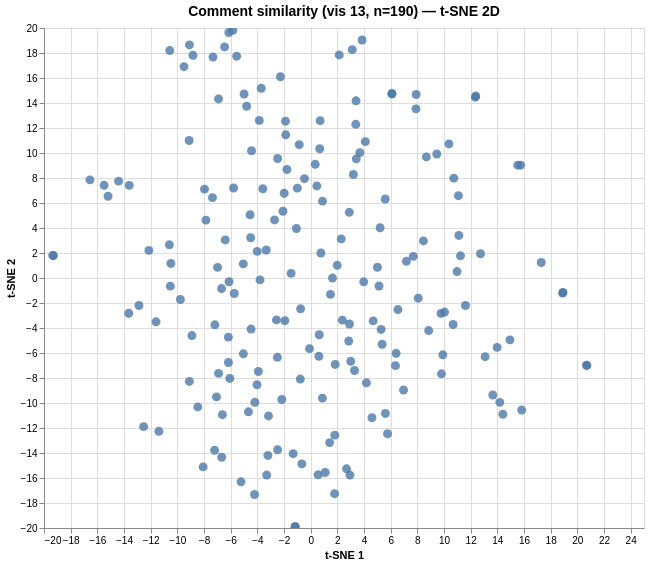

Express this chart as Vega-Lite.
### Vega specification from a JSON file in a GitHub repository (floating-point values rounded to 4 significant figures; data arrays with more than 128 entries replaced by an {"elided": "..."} marker saying what was removed)
{"$schema": "https://vega.github.io/schema/vega/v6.json", "data": [{"name": "param_1e9efca18e7a2868_store"}, {"name": "source_0", "values": {"elided": "190 records"}}, {"name": "source_0_x_domain_dim_1", "values": [{"min": -19.34, "max": 20.7}]}, {"name": "source_0_y_domain_dim_2", "values": [{"min": -19.9, "max": 19.81}]}], "signals": [{"name": "unit", "value": {}, "on": [{"events": "pointermove", "update": "isTuple(group()) ? group() : unit"}]}, {"name": "param_1e9efca18e7a2868", "update": "vlSelectionResolve(\"param_1e9efca18e7a2868_store\", \"union\")"}, {"name": "param_1e9efca18e7a2868_dim_1", "on": [{"events": [{"source": "view", "type": "dblclick"}], "update": "null"}, {"events": {"signal": "param_1e9efca18e7a2868_translate_delta"}, "update": "panLinear(param_1e9efca18e7a2868_translate_anchor.extent_x, -param_1e9efca18e7a2868_translate_delta.x / width)"}, {"events": {"signal": "param_1e9efca18e7a2868_zoom_delta"}, "update": "zoomLinear(domain(\"x\"), param_1e9efca18e7a2868_zoom_anchor.x, param_1e9efca18e7a2868_zoom_delta)"}]}, {"name": "param_1e9efca18e7a2868_dim_2", "on": [{"events": [{"source": "view", "type": "dblclick"}], "update": "null"}, {"events": {"signal": "param_1e9efca18e7a2868_translate_delta"}, "update": "panLinear(param_1e9efca18e7a2868_translate_anchor.extent_y, param_1e9efca18e7a2868_translate_delta.y / height)"}, {"events": {"signal": "param_1e9efca18e7a2868_zoom_delta"}, "update": "zoomLinear(domain(\"y\"), param_1e9efca18e7a2868_zoom_anchor.y, param_1e9efca18e7a2868_zoom_delta)"}]}, {"name": "param_1e9efca18e7a2868_tuple", "on": [{"events": [{"signal": "param_1e9efca18e7a2868_dim_1 || param_1e9efca18e7a2868_dim_2"}], "update": "param_1e9efca18e7a2868_dim_1 && param_1e9efca18e7a2868_dim_2 ? {unit: \"\", fields: param_1e9efca18e7a2868_tuple_fields, values: [param_1e9efca18e7a2868_dim_1,param_1e9efca18e7a2868_dim_2]} : null"}]}, {"name": "param_1e9efca18e7a2868_tuple_fields", "value": [{"field": "dim_1", "channel": "x", "type": "R"}, {"field": "dim_2", "channel": "y", "type": "R"}]}, {"name": "param_1e9efca18e7a2868_translate_anchor", "value": {}, "on": [{"events": [{"source": "scope", "type": "pointerdown"}], "update": "{x: x(unit), y: y(unit), extent_x: domain(\"x\"), extent_y: domain(\"y\")}"}]}, {"name": "param_1e9efca18e7a2868_translate_delta", "value": {}, "on": [{"events": [{"source": "window", "between": [{"source": "scope", "type": "pointerdown"}, {"source": "window", "type": "pointerup"}], "type": "pointermove", "consume": true}], "update": "{x: param_1e9efca18e7a2868_translate_anchor.x - x(unit), y: param_1e9efca18e7a2868_translate_anchor.y - y(unit)}"}]}, {"name": "param_1e9efca18e7a2868_zoom_anchor", "on": [{"events": [{"source": "scope", "type": "wheel", "consume": true}], "update": "{x: invert(\"x\", x(unit)), y: invert(\"y\", y(unit))}"}]}, {"name": "param_1e9efca18e7a2868_zoom_delta", "on": [{"events": [{"source": "scope", "type": "wheel", "consume": true}], "update": "pow(1.001, event.deltaY * pow(16, event.deltaMode))", "force": true}]}, {"name": "param_1e9efca18e7a2868_modify", "on": [{"events": {"signal": "param_1e9efca18e7a2868_tuple"}, "update": "modify(\"param_1e9efca18e7a2868_store\", param_1e9efca18e7a2868_tuple, true)"}]}], "marks": [{"type": "symbol", "name": "marks", "from": {"data": "source_0"}, "encode": {"update": {"x": {"field": "dim_1", "scale": "x"}, "shape": {"value": "circle"}, "tooltip": {"signal": "{\"Comment #\": format(datum[\"index\"], \"\"), \"Comment\": isValid(datum[\"comment\"]) ? datum[\"comment\"] : \"\"+datum[\"comment\"]}"}, "opacity": {"value": 0.8}, "fill": {"value": "#4c78a8"}, "size": {"value": 80}, "y": {"field": "dim_2", "scale": "y"}}}, "interactive": true, "style": ["circle"], "clip": true}], "scales": [{"name": "x", "type": "linear", "domain": [{"signal": "(data(\"source_0_x_domain_dim_1\")[0] || {}).min"}, {"signal": "(data(\"source_0_x_domain_dim_1\")[0] || {}).max"}], "range": [0, {"signal": "width"}], "domainRaw": {"signal": "param_1e9efca18e7a2868[\"dim_1\"]"}, "nice": true, "zero": true}, {"name": "y", "type": "linear", "domain": [{"signal": "(data(\"source_0_y_domain_dim_2\")[0] || {}).min"}, {"signal": "(data(\"source_0_y_domain_dim_2\")[0] || {}).max"}], "range": [{"signal": "height"}, 0], "zero": true, "domainRaw": {"signal": "param_1e9efca18e7a2868[\"dim_2\"]"}, "nice": true}], "axes": [{"scale": "x", "zindex": 0, "orient": "bottom", "tickCount": {"signal": "ceil(width/40)"}, "ticks": false, "labels": false, "gridScale": "y", "aria": false, "domain": false, "grid": true, "maxExtent": 0, "minExtent": 0}, {"scale": "y", "minExtent": 0, "labels": false, "ticks": false, "tickCount": {"signal": "ceil(height/40)"}, "gridScale": "x", "grid": true, "maxExtent": 0, "orient": "left", "zindex": 0, "domain": false, "aria": false}, {"scale": "x", "zindex": 0, "labelOverlap": true, "grid": false, "title": "t-SNE 1", "labelFlush": true, "tickCount": {"signal": "ceil(width/40)"}, "orient": "bottom"}, {"scale": "y", "orient": "left", "tickCount": {"signal": "ceil(height/40)"}, "title": "t-SNE 2", "grid": false, "zindex": 0, "labelOverlap": true}], "title": {"text": "Comment similarity (vis 13, n=190) — t-SNE 2D", "frame": "group", "fontSize": 14}, "background": "white", "height": 500, "padding": 5, "style": "cell", "width": 600}
